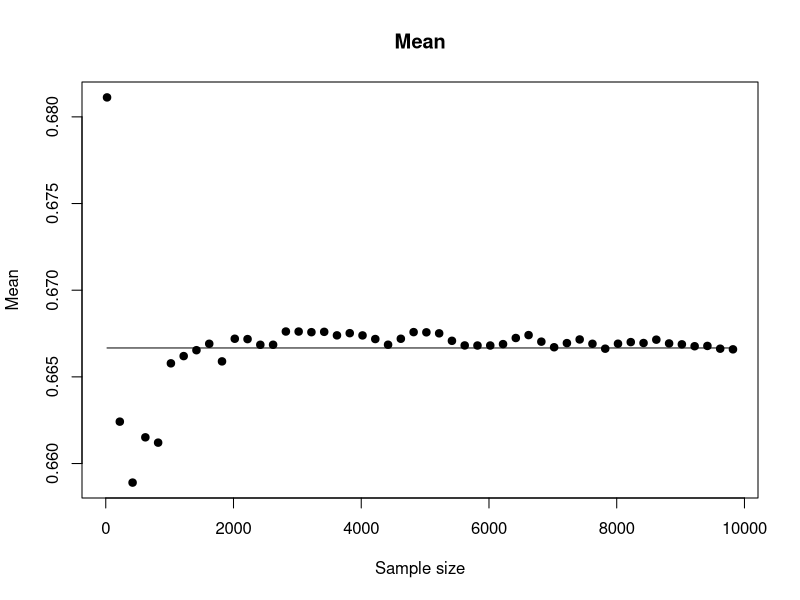
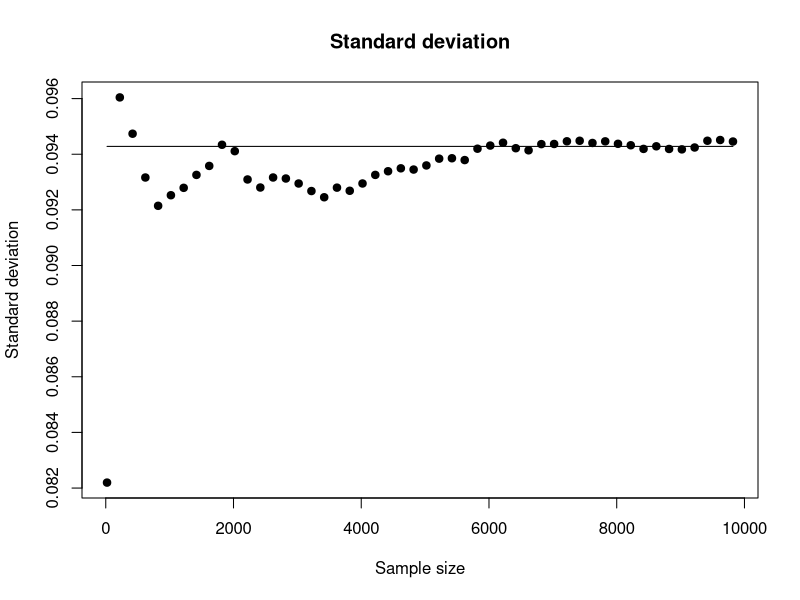
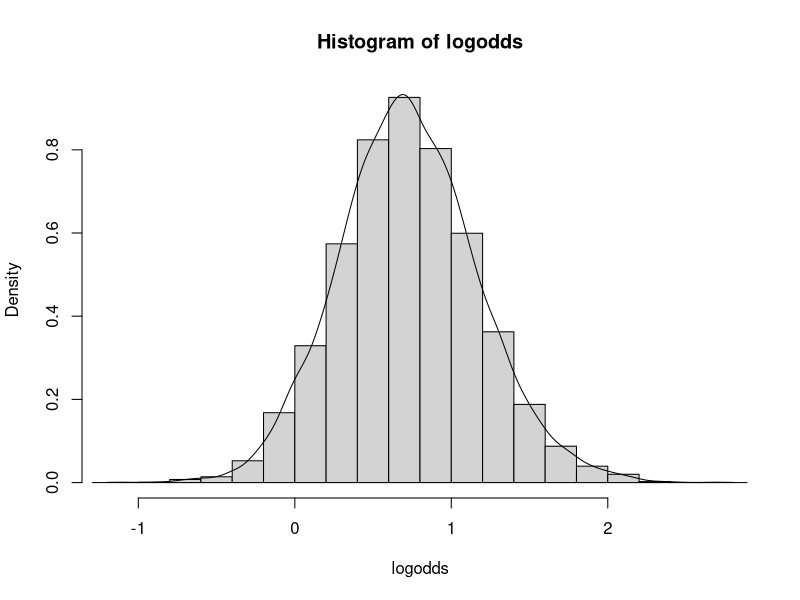
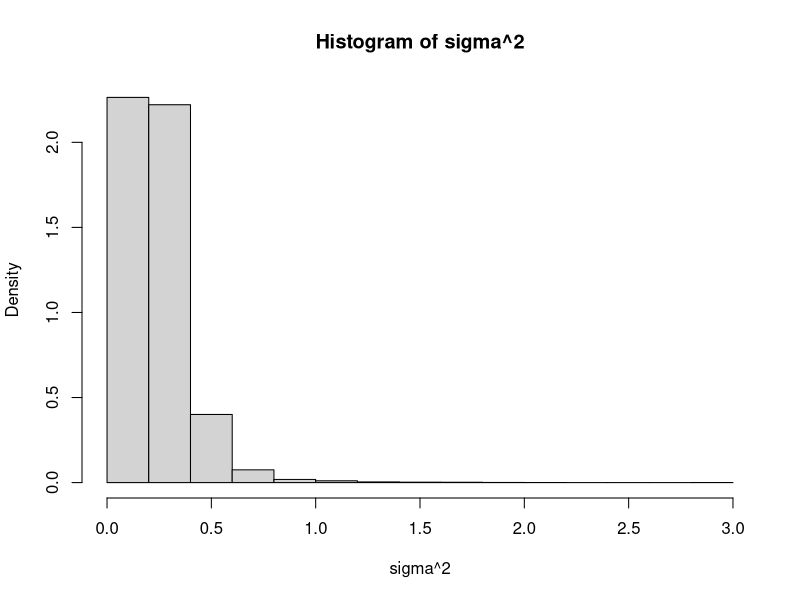
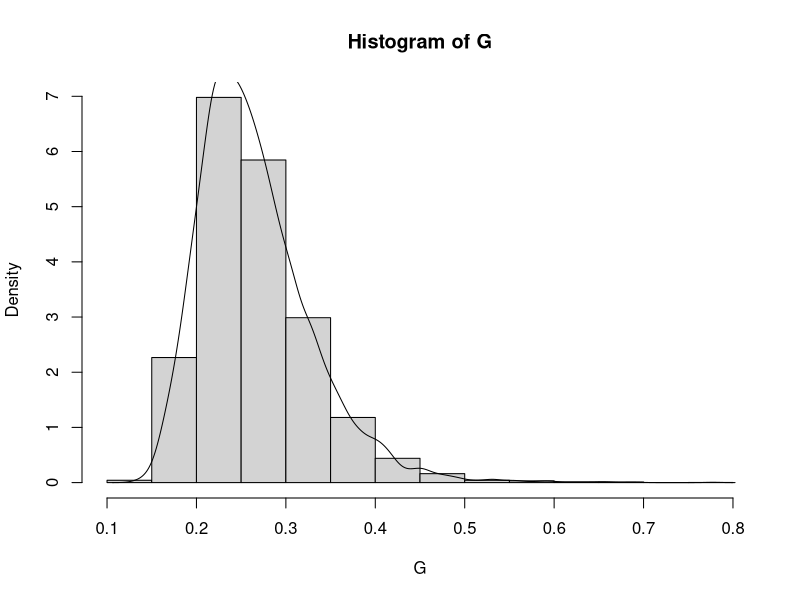
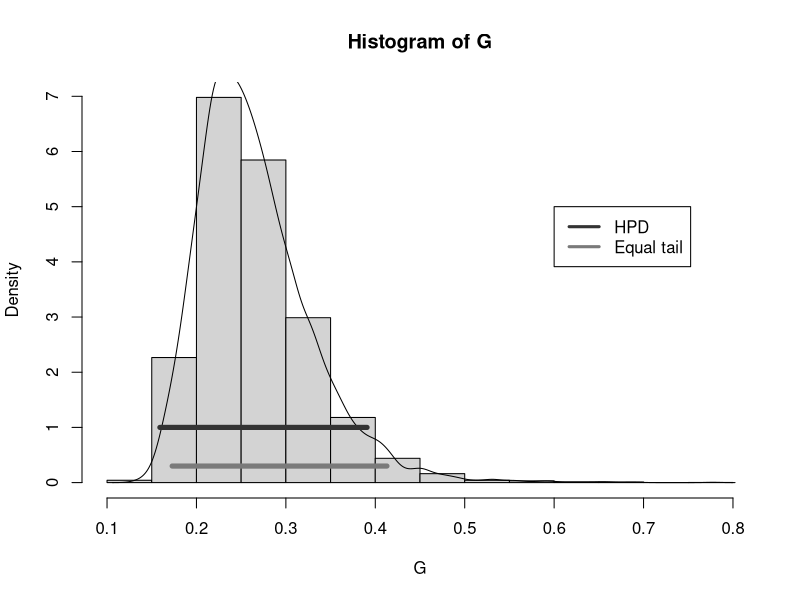
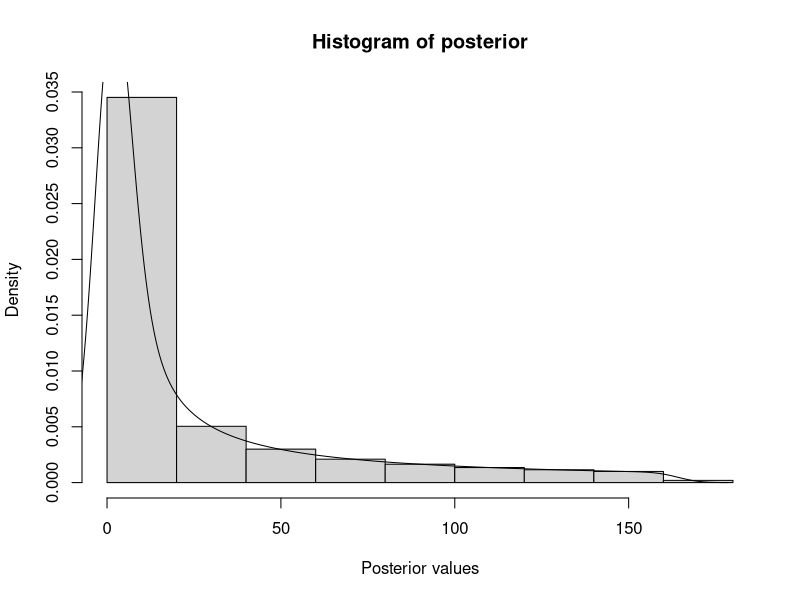

Write R code to recreate these figures, in order.
## ---- chunk 1
alpha <- 2+14
beta <- 2+6
y1<-rbeta(20, alpha, beta)

t_mean <- alpha/(alpha+beta)
t_sd <- sqrt(alpha*beta/((alpha+beta)^2*(alpha+beta+1)))
samples = seq(20,10000,by=200)
result = data.frame()
for(i in 1:length(samples)){
  set.seed(12345)
  temp <- rbeta(samples[i], alpha, beta)
  result[i,1] <- mean(temp)
  result[i,2] <- sd(temp)
}
colnames(result)<-c("Mean", "Sd")

plot(samples, result$Mean, ylab="Mean", xlab="Sample size", main="Mean", pch=19)
lines(samples, rep(t_mean, length(samples)))
plot(samples, result$Sd, ylab="Standard deviation", xlab="Sample size", main="Standard deviation", pch=19)
lines(samples, rep(t_sd, length(samples)))
## ---- chunk 2
set.seed(12345)
y<-rbeta(10000, alpha, beta)
prob <- length(y[y<0.4])/length(y)
true_prob <- pbeta(0.4, alpha, beta)
cat("Computed posterior probability: ", prob)
cat("True posterior probability: ", true_prob)
## ---- chunk 3
logodds <- log(y/(1-y))
hist(logodds, freq = FALSE)
lines(density(logodds))
## ---- chunk 4
x<-c(14, 25, 45, 25, 30, 33, 19, 50, 34, 67)
mu <- 3.5
n <- length(x)
tau2 <- sum((log(x)-mu)^2)/n
set.seed(12345)
sim_sigma2 <- rchisq(10000,n)

sigma2 <- n*tau2/sim_sigma2

s_mean<-mean(sigma2)
s_sd<-sd(sigma2)
#Theoretical values for scaled inv-chi (wikipedia):
inv_mean<-n*tau2/(n-2)
inv_sd <- sqrt(2*inv_mean^2/(n-4))
mat <- matrix(c(s_mean, inv_mean, s_sd, inv_sd), ncol=2)
colnames(mat)<-c("Mean", "Sd")
rownames(mat)<-c("Simulated", "Theoretical")
mat
hist(sigma2, xlab="sigma^2", main="Histogram of sigma^2", freq = FALSE)
## ---- chunk 5
set.seed(12345)
G <- 2*pnorm(sqrt(sigma2)/sqrt(2))-1
dens_G<-density(G)
lognorm = rlnorm(10000, mean(G), sd(G))
hist(G, freq=FALSE)
lines(dens_G)
## ---- chunk 6
perc = 0.025*10000
lowertail <- G[order(G, decreasing = FALSE)[perc+1]]
uppertail <- G[order(G, decreasing = FALSE)[10000-perc-1]]

dataframe <- data.frame(y=dens_G$y,x=dens_G$x)
dataframe <- dataframe[order(dataframe$y,decreasing = TRUE),]
dataframe$dens <- cumsum(dataframe$y)/sum(dataframe$y)

dfx<-dataframe$dens<0.95
low<-which.min(dataframe$x[dfx])
upp<-which.max(dataframe$x[dfx])
x_low <- dataframe$x[low]
x_upp <- dataframe$x[upp]

hist(G, freq=FALSE)
lines(density(G), lwd=1)
lines(c(lowertail, uppertail), c(0.3,0.3), col="grey48", lwd=5)
lines(c(x_low, x_upp), c(1,1), col="grey20", lwd=5)
legend(x = 0.6, y=5, c("HPD", "Equal tail"), col=c("grey20", "grey48"), lwd = 3)

## ---- chunk 7
z <- c(-2.44, 2.14, 2.54, 1.83, 2.02, 2.33, -2.79, 2.23, 2.07, 2.02)
mu2 <- 2.39
lambda <- 1

posterior <- function(k){
  result <- lambda*exp(k*sum(cos(z-mu2))-lambda*k)/(2*pi*besselI(k,0))
  return(result)
}

ks <- seq(0,1,by=0.001)
post <- posterior(ks)
dens_post <- density(post)
hist(post, freq = FALSE, xlab="Posterior values", main="Histogram of posterior")
lines(dens_post)
## ---- chunk 8
post_mode <- max(dens_post$x)
post_mode
